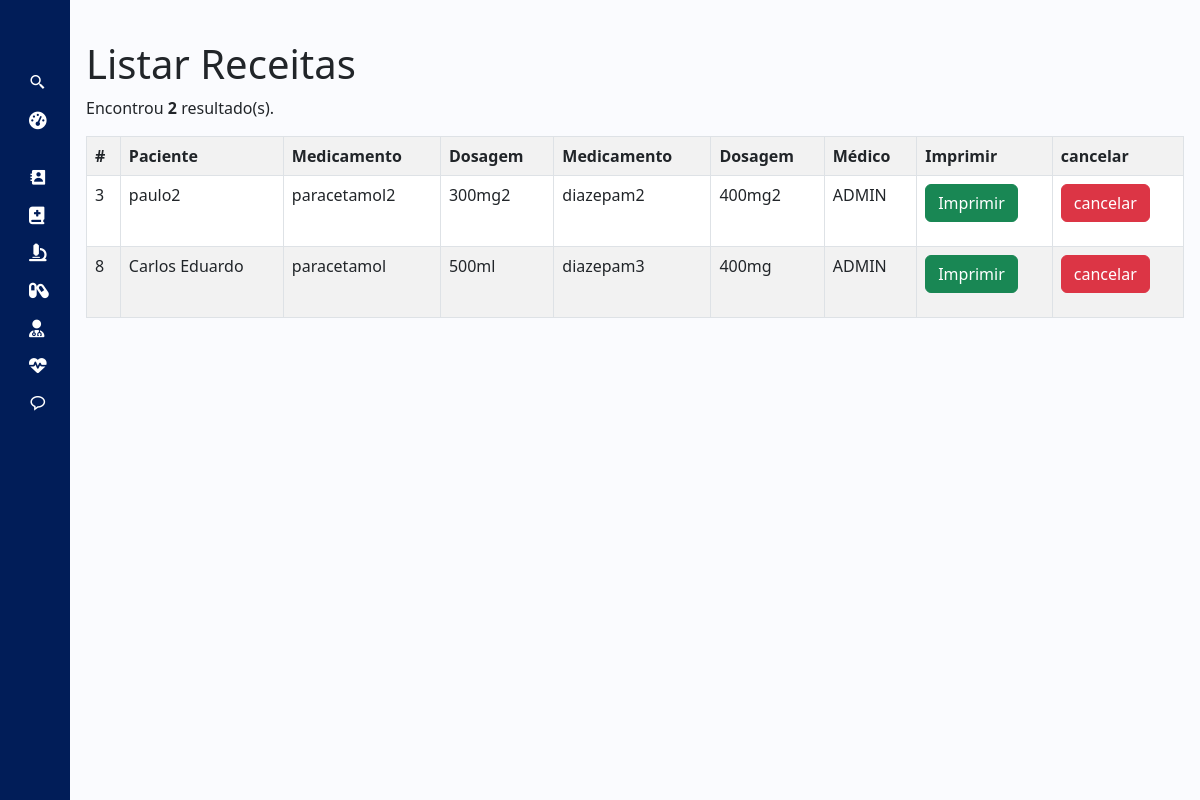
/dashboard.php?page=listar_receitas (signed in), run on the app's committed database.
### tables this page shows
CREATE TABLE IF NOT EXISTS `receitas` (
  `id_receita` int UNSIGNED NOT NULL AUTO_INCREMENT,
  `medicos_id_medico` int UNSIGNED NOT NULL,
  `paciente` varchar(255) DEFAULT NULL,
  `medicamento1` varchar(255) DEFAULT NULL,
  `dosagem1` varchar(255) DEFAULT NULL,
  `medicamento2` varchar(255) DEFAULT NULL,
  `dosagem2` varchar(255) DEFAULT NULL,
  PRIMARY KEY (`id_receita`),
  KEY `receitas_FKIndex1` (`medicos_id_medico`)
);

CREATE TABLE IF NOT EXISTS `medicos` (
  `id_medico` int UNSIGNED NOT NULL AUTO_INCREMENT,
  `especialidades_id` int UNSIGNED NOT NULL,
  `nome_medico` varchar(255)  NOT NULL,
  `identidade` varchar(14) NOT NULL,
  `email` varchar(255) NOT NULL,
  `telefone` varchar(20) NOT NULL,
  `senha` varchar(200)  NOT NULL,
  `data_nasc` date NOT NULL,
  `sexo` varchar(45) NOT NULL,
  `usuario` varchar(255) DEFAULT NULL,
  `tipo` int DEFAULT NULL,
  `otp_code` varchar(255) DEFAULT NULL,
  PRIMARY KEY (`id_medico`),
  KEY `medicos_FKIndex1` (`especialidades_id`)
);

### listar_receitas.php (the view)
<h1>Listar Receitas</h1>
<?php
$sql = "SELECT * FROM receitas AS rec
INNER JOIN medicos AS med ON rec.medicos_id_medico = med.id_medico";
$res = $conn->query($sql);
$qtd = $res->num_rows;
if($qtd > 0){
    print "<p>Encontrou <b>$qtd</b> resultado(s).</p>";
    print "<div class=' table-responsive'>";
    print "<table class='table table-bordered table-responsive table-striped table-hover'>";
    print "<tr>";
    print "<th>#</th>";
    print "<th>Paciente</th>";
    print "<th>Medicamento </th>";
    print "<th>Dosagem </th>";
    print "<th>Medicamento </th>";
    print "<th>Dosagem </th>";
    print "<th>Médico</th>";
    print "<th>Imprimir</th>";
    print "<th>cancelar</th>";
    print "</tr>";
    while($row = $res->fetch_object()){
        print "<tr>";
        print "<td>".$row->id_receita."</td>";
        print "<td>".$row->paciente."</td>";
        print "<td>".$row->medicamento1."</td>";
        print "<td>".$row->dosagem1."</td>";
        print "<td>".$row->medicamento2."</td>";
        print "<td>".$row->dosagem2."</td>";
        print "<td>".$row->nome_medico."</td>";
        print "<td>
        <button onclick=\"location.href='imprimir_receita.php?id_receita=".$row->id_receita."';\"
class='btn btn-success'>Imprimir</button>
    </td>";
        echo "<td>
        <form action= '?page=salvar_receitas' method='post'>
            <input type='hidden' name='acao' value='excluir'>
            <input type='hidden' name='id_receita' value='".$row->id_receita."'>
            <button type='submit' class='btn btn-danger'>cancelar</button>
        </form>
     </td>";
        print "</tr>";
    }
    print "</table>";
    print "</div>";
} else {
    print "Nenhum resultado encontrado.";
}
?>

### css/sidebar.css (style rules this page uses)
h1 { font-weight: 600; font-size: 1.5rem; }
body { font-family: 'Poppins', sans-serif; }

### data on the page
receitas: id_receita "3", paciente "paulo2", medicamento1 "paracetamol2", dosagem1 "300mg2", medicamento2 "diazepam2", dosagem2 "400mg2", medicos.nome_medico "ADMIN"
receitas: id_receita "8", paciente "Carlos Eduardo", medicamento1 "paracetamol", dosagem1 "500ml", medicamento2 "diazepam3", dosagem2 "400mg", medicos.nome_medico "ADMIN"

### other printed values
$qtd "2"
